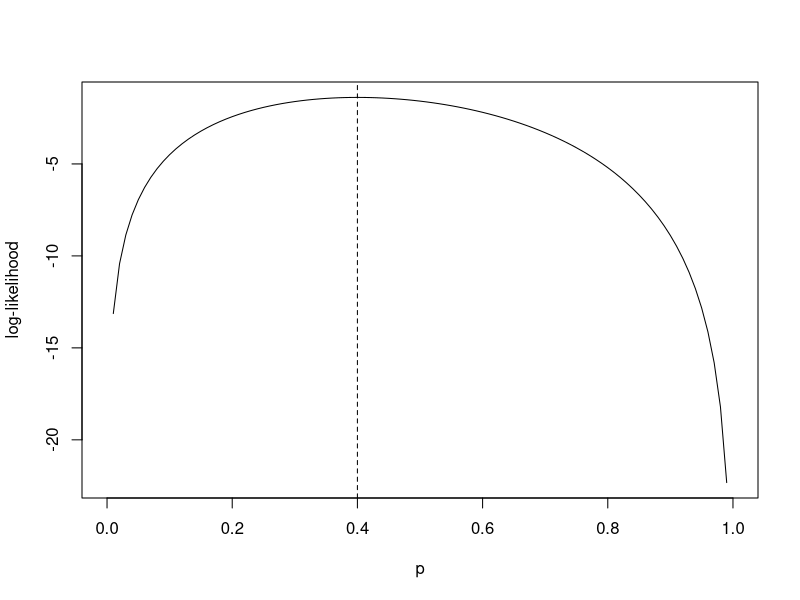

Write R code to recreate this figure.
## Wildebeest sex ratio example (a binomial process, i.e. birth of a male)

N <- 10 # number of trials
n <- 4 # number of male calves

## Theoretical maximum likelihood of a binomial process with prob=p is n/N

## Function to calculate maximum likelihood
f <- function(N, n, p) {
    log(dbinom(n,N,p))
}

## Plot peak of likelihood
ps <- seq(0,1,0.01)
plot(ps, f(N,n,ps), type="l", ylab="log-likelihood", xlab="p")
abline(v=0.4, lty="dashed") # theoretical maximum


## Estimate maximum likelihood
g <- optimize(f, lower=0, upper=1, N=N, n=n, maximum=T)
g


## Vole weight example

## Estimate multiple parameters via maximum likelihood
w <- c(32.5, 38.3, 33.7, 32.3, 31.4, 24.8, 26.2, 26.2, 27.8, 26.0)
f <- function(p, w) {
    mu <- p[1]
    si <- p[2]
    -sum(log(dnorm(w, mu, si)))
}

g <- optim(fn=f, par=c(mu=30, si=4), w=w)
g

